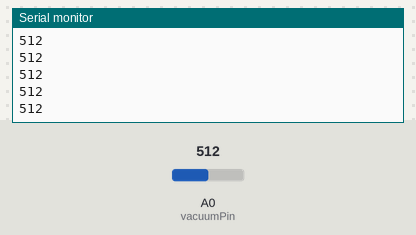
Bench run of a sketch on a simulated Arduino Uno, built with avr-gcc and run on an emulated ATmega328P. Shown: the last lines printed to the serial monitor. Inputs (shaded band) come from the test bench; at power-on: A0 (vacuumPin) = 512.

Above: at 1.2 s.
1.3 s: A0 (vacuumPin) set to 716
At 1.31 s:
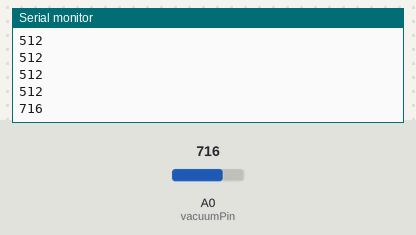
2.8 s: A0 (vacuumPin) set to 900
At 2.81 s:
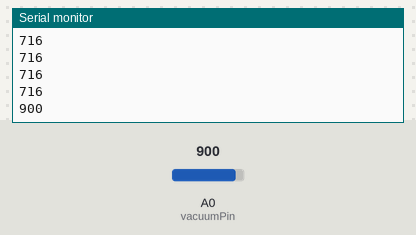
Timing chart, 0 to 5.8 s (numbered marks = the images above; inputs shaded):
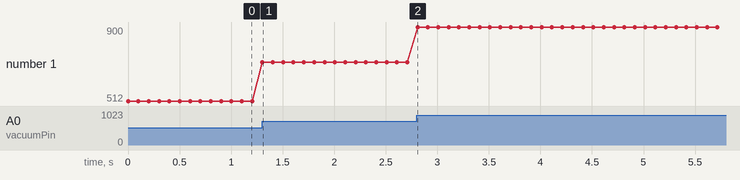

The sketch:

vacuumSensor.ino
```cpp
// test the vacuum sensor
// Bereket Abraham

const int vacuumPin = A0;

void setup() {
  Serial.begin(9600);
}

void loop() {
  int sensorValue = analogRead(vacuumPin);
  Serial.println(sensorValue);
  delay(100);
}
```

Measured:
- after the input at 1.3 s, the serial monitor: prints a new line at once (image 1)
- after the input at 2.8 s, the serial monitor: prints a new line at once (image 2)
- plotted number 1: 512 → 716 after the input at 1.3 s, 716 → 900 after the input at 2.8 s
